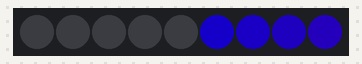
The sketch below on a simulated Arduino Uno, built with avr-gcc and run on an emulated ATmega328P. On the bench: 9 RGB LEDs in strip order, left to right. Dim RGB values are drawn brighter than linear.

Above: at 0.16 s.
At 39.83 s:
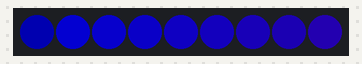

The sketch:

ledRun5.ino
```cpp
#include <PololuLedStrip.h>
//const uint8_t STRIPE_LENGTH[] = {15,13,13,13,13,13,11,13,7,5,9,5,6,10};
//const uint8_t STRIPE_INDEX[] = {0,15,28,41,54,67,80,91,104,111,116,125,130,136};
// 111 + 35
// Create an ledStrip object and specify the pin it will use.
PololuLedStrip<12> ledStrip;
const uint8_t NUMBER_OF_LEDS = 9;
//const uint8_t NUMBER_OF_STRIPES = 14;
const uint8_t NUMBER_OF_STRIPES = 14;
const uint8_t STEP = 16;
const uint8_t interval = 10;
uint8_t grey[NUMBER_OF_LEDS], j=interval;
//uint8_t stripes[NUMBER_OF_STRIPES] = {4,3,5,14,14,14,12,14,8,6,10,6,6,11};
uint8_t stripes[NUMBER_OF_STRIPES] = {56,54,24,23};
uint8_t sum[NUMBER_OF_STRIPES+1];

volatile rgb_color colors[NUMBER_OF_LEDS];
void setup()
{
  //Serial.begin(115200);
  //Serial.println("FF");
  sum[0] = 0;
  for(uint8_t i=0; i<NUMBER_OF_STRIPES+1; i++){
    sum[i+1] = sum[i] + stripes[i];
  }
  for(uint8_t i=0; i<160; i++){
    //colors[i] = rgb_color(0,0,0);
  }
  //ledStrip.write(colors, 160);
  //Serial.println("FF");
}

void loop()
{
  for(uint8_t i=0; i<NUMBER_OF_LEDS; i++){
      if(i < NUMBER_OF_LEDS-1){
          grey[i] = grey[i+1];
      }
      int8_t is = isStart(i);
      float red = (i-sum[is]);
      red = red/stripes[is];
      float blue;
      if(red <0.5){
          blue = 0.5 - red;
      }else{
          blue = 0;
      }
      colors[i].red = red*grey[i]/2;

      colors[i].blue =  blue*grey[i];
      //Serial.print(c);
      //Serial.print("\t");

  }
  ledStrip.write(colors, NUMBER_OF_LEDS);
  //Serial.println();
  delay(50);

  if(j >= interval){
    j = 0;
    grey[NUMBER_OF_LEDS-1] = 255;
  }else if(grey[NUMBER_OF_LEDS-1] > STEP){
      grey[NUMBER_OF_LEDS-1] -= STEP;
  }else{
      grey[NUMBER_OF_LEDS-1] = 0;
  }
  j++;

}
int8_t isStart(uint8_t n){
  for(uint8_t i=0; i<NUMBER_OF_STRIPES+1; i++){
    if(n < sum[i]) return i-1;
  }
  return -1;
}
```
